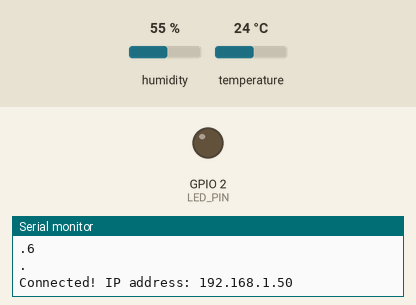
Bench run of a sketch on a simulated ESP8266 (NodeMCU). Parts: output pins drawn as LEDs (lit = HIGH), the last lines printed to the serial monitor. Inputs (shaded band) come from the test bench; at power-on: temperature 24 °C, humidity 55 %. WiFi joins after 1.5 s; servers stay silent unless stated; uploads are accepted with an empty reply.

Above: at 2.7 s.
2.8 s: temperature set to 26.3 °C
6.0 s: temperature set to 27.7 °C
At 8.3 s:
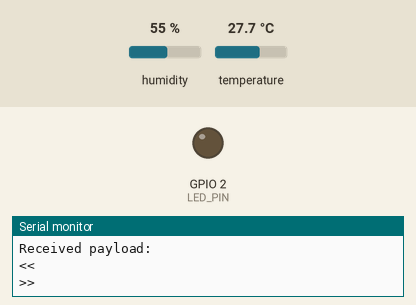
11.6 s: temperature set to 12 °C
At 13.3 s:
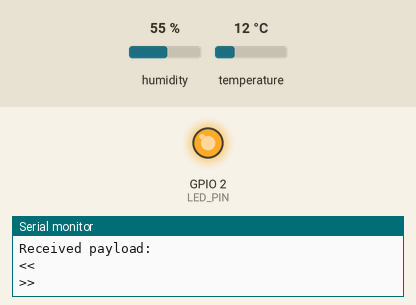
14.8 s: temperature set to 28 °C
At 17.2 s:
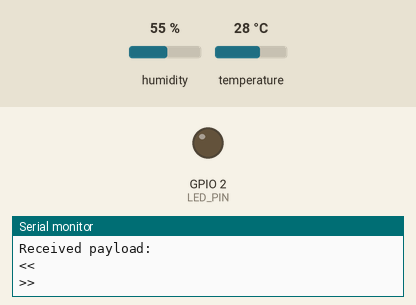
Timing chart, 0 to 18.7 s (numbered marks = the images above; inputs shaded):
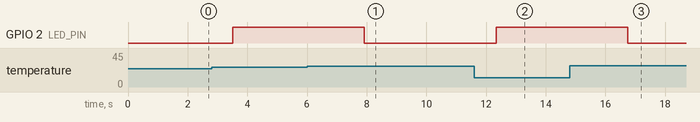

Measured:
- after the input at 6.0 s, GPIO 2 (LED_PIN): HIGH → LOW after 1.9 s
- after the input at 11.6 s, GPIO 2 (LED_PIN): LOW → HIGH after 0.74 s
- after the input at 14.8 s, GPIO 2 (LED_PIN): HIGH → LOW after 2.0 s

The sketch:

server4.ino
```cpp
#include <ESP8266WiFi.h>
#include <ESP8266HTTPClient.h>
#include "DHT.h"

// Remplacez par l'adresse IP de votre serveur Python
#define SERVER_IP "192.168.75.5:8888"  // Exemple d'adresse IP du serveur Python

#ifndef STASSID
#define STASSID "Gad"
#define STAPSK "Gadou242@"
#endif

#define DHTPIN 5    // Pin numérique connecté au capteur DHT
#define DHTTYPE DHT22   // Type de capteur DHT
#define LED_PIN 2  // Pin numérique connectée à la LED (par exemple GPIO2)

DHT dht(DHTPIN, DHTTYPE);  // Initialiser le capteur DHT

void setup() {
  Serial.begin(115200);
  Serial.println();
  Serial.println("DHTxx test!");

  // Connexion au WiFi
  WiFi.begin(STASSID, STAPSK);

  unsigned int statusCode = WiFi.status();
  while (statusCode != WL_CONNECTED) {

    Serial.println(statusCode);
    delay(500);
    Serial.print(".");
    statusCode = WiFi.status();
  }
  Serial.println("");
  Serial.print("Connected! IP address: ");
  Serial.println(WiFi.localIP());

  dht.begin();  // Démarrer le capteur DHT

  pinMode(LED_PIN, OUTPUT);  // Configurer la broche de la LED comme sortie
}

void loop() {
  // Attendre quelques secondes entre les mesures
  delay(2000);

  // Lire l'humidité et la température
  float h = dht.readHumidity();
  float t = dht.readTemperature();

  // Vérifier si les lectures ont échoué
  if (isnan(h) || isnan(t)) {
    Serial.println(F("Failed to read from DHT sensor!"));
    return;
  }

  // Afficher les données dans le moniteur série
  Serial.print(F("Humidity: "));
  Serial.print(h);
  Serial.print(F("%  Temperature: "));
  Serial.print(t);
  Serial.println(F("°C"));

  // Logique pour allumer ou éteindre la LED en fonction de la température
  if (t > 27) {  // Si la température dépasse 25°C
    Serial.println("LED ON");  // Débogage
    digitalWrite(LED_PIN, LOW);  // Allumer la LED
  } else {
    Serial.println("LED OFF");  // Débogage
    digitalWrite(LED_PIN, HIGH);  // Éteindre la LED
  }

  // Envoyer les données au serveur Python
  if (WiFi.status() == WL_CONNECTED) {
    WiFiClient client;
    HTTPClient http;

    Serial.print("[HTTP] begin...\n");
    http.begin(client, "http://" SERVER_IP "/upload_data");  // URL du serveur
    http.addHeader("Content-Type", "application/json");

    // Créer le payload JSON
    String jsonPayload = String("{\"temperature\":") + t + ",\"humidity\":" + h + "}";

    Serial.print("[HTTP] POST...\n");
    int httpCode = http.POST(jsonPayload);  // Envoyer la requête POST avec les données

    // Vérifier la réponse
    if (httpCode > 0) {
      Serial.printf("[HTTP] POST... code: %d\n", httpCode);
      if (httpCode == HTTP_CODE_OK) {
        String payload = http.getString();
        Serial.println("Received payload:\n<<");
        Serial.println(payload);
        Serial.println(">>");
      }
    } else {
      Serial.printf("[HTTP] POST... failed, error: %s\n", http.errorToString(httpCode).c_str());
    }

    http.end();  // Terminer la requête
  } else {
    Serial.println("WiFi not connected!");
  }
}
```
